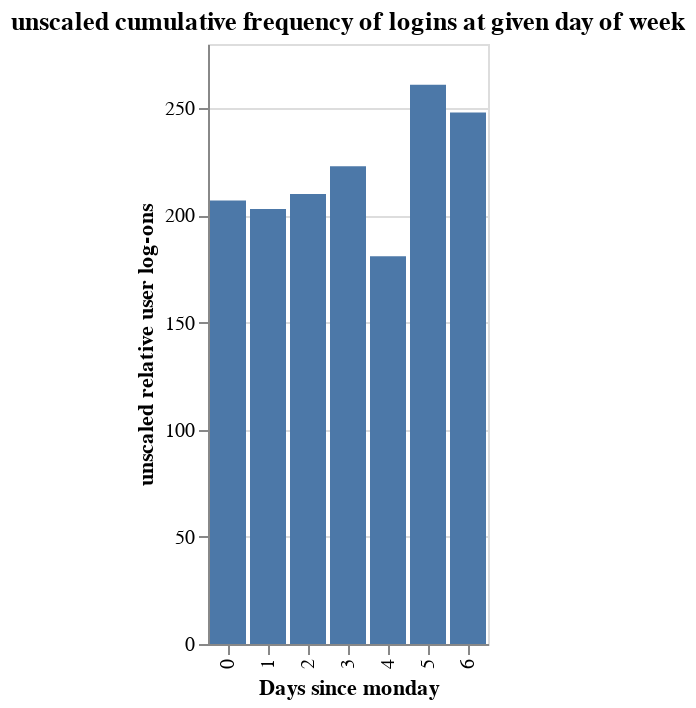

The cell this chart's notebook holds for it:
### Markdown cell above
# change !!! DELETE THIS, BUT PUT COMMEINT IN CODE CELL BELOW BRIEFLY EXPLAINING WHAT VISUALIZATION IS, like they do in worksheets and shit (graph below, not above)
!!! capitalize title -- capitalize Monday

### Code cell
days = alt.Chart(sessions_df).mark_bar().encode(
    x=alt.X("start_day_of_week:O",title="Days since monday"),
    y=alt.Y("count()",title="unscaled relative user log-ons")
).properties(
    title="unscaled cumulative frequency of logins at given day of week"
)
days

### Figure 1 — Vega specification as saved in the notebook (floating-point values rounded to 4 significant figures)
{"$schema": "https://vega.github.io/schema/vega/v5.json", "data": [{"name": "source_0", "values": [{"__count": 248, "start_day_of_week": 6}, {"__count": 207, "start_day_of_week": 0}, {"__count": 223, "start_day_of_week": 3}, {"__count": 261, "start_day_of_week": 5}, {"__count": 181, "start_day_of_week": 4}, {"__count": 210, "start_day_of_week": 2}, {"__count": 203, "start_day_of_week": 1}]}, {"name": "source_0_x_domain_start_day_of_week", "values": [{"start_day_of_week": 6}, {"start_day_of_week": 0}, {"start_day_of_week": 3}, {"start_day_of_week": 5}, {"start_day_of_week": 4}, {"start_day_of_week": 2}, {"start_day_of_week": 1}]}, {"name": "source_0_y_domain___count", "values": [{"min": 181, "max": 261}]}], "signals": [{"name": "x_step", "value": 20}, {"name": "width", "update": "bandspace(domain('x').length, 0.1, 0.05) * x_step"}], "marks": [{"type": "rect", "name": "marks", "from": {"data": "source_0"}, "encode": {"update": {"y": {"field": "__count", "scale": "y"}, "y2": {"value": 0, "scale": "y"}, "x": {"field": "start_day_of_week", "scale": "x"}, "fill": {"value": "#4c78a8"}, "width": {"signal": "max(0.25, bandwidth('x'))"}}}, "style": ["bar"]}], "scales": [{"name": "x", "type": "band", "domain": {"data": "source_0_x_domain_start_day_of_week", "field": "start_day_of_week", "sort": true}, "range": {"step": {"signal": "x_step"}}, "paddingInner": 0.1, "paddingOuter": 0.05}, {"name": "y", "type": "linear", "domain": [{"signal": "(data(\"source_0_y_domain___count\")[0] || {}).min"}, {"signal": "(data(\"source_0_y_domain___count\")[0] || {}).max"}], "range": [{"signal": "height"}, 0], "zero": true, "nice": true}], "axes": [{"scale": "y", "ticks": false, "maxExtent": 0, "zindex": 0, "minExtent": 0, "labels": false, "aria": false, "grid": true, "domain": false, "orient": "left", "gridScale": "x", "tickCount": {"signal": "ceil(height/40)"}}, {"scale": "x", "labelAngle": 270, "title": "Days since monday", "grid": false, "labelAlign": "right", "labelBaseline": "middle", "orient": "bottom", "zindex": 0}, {"scale": "y", "labelOverlap": true, "orient": "left", "tickCount": {"signal": "ceil(height/40)"}, "zindex": 0, "title": "unscaled relative user log-ons", "grid": false}], "title": {"text": "unscaled cumulative frequency of logins at given day of week", "frame": "group"}, "height": 300, "background": "white", "padding": 5, "style": "cell"}
